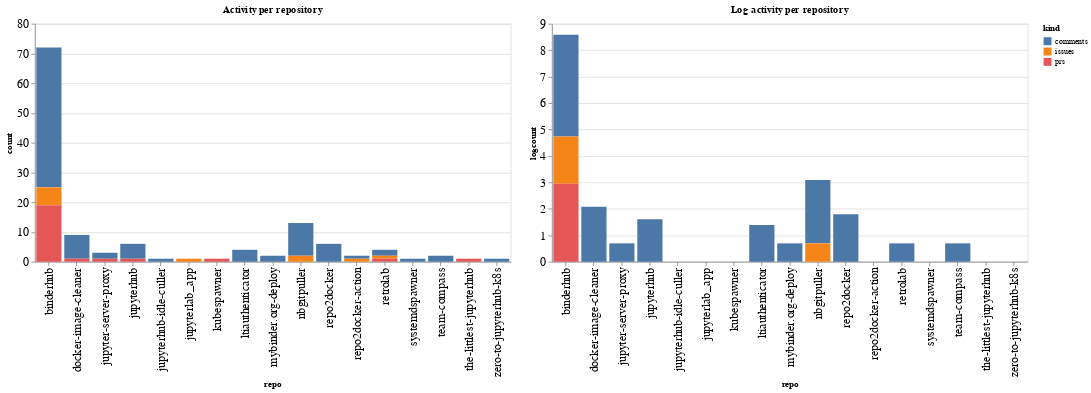

The notebook cell saved with this chart:
### Code cell
ch1 = alt.Chart(repo_summaries, width=600, title="Activity per repository").mark_bar().encode(
    x='repo',
    y='count',
    color='kind',
    tooltip="kind"
)

ch2 = alt.Chart(repo_summaries, width=600, title="Log activity per repository").mark_bar().encode(
    x='repo',
    y='logcount',
    color='kind',
    tooltip="kind"
)

ch1 | ch2

### Figure 1 — Vega-Lite specification as saved in the notebook (floating-point values rounded to 4 significant figures)
{"config": {"axisLeft": {"labelFontSize": 15}, "axisBottom": {"labelFontSize": 15}}, "hconcat": [{"mark": "bar", "encoding": {"color": {"type": "nominal", "field": "kind"}, "tooltip": {"type": "nominal", "field": "kind"}, "x": {"type": "nominal", "field": "repo"}, "y": {"type": "quantitative", "field": "count"}}, "title": "Activity per repository", "width": 600}, {"mark": "bar", "encoding": {"color": {"type": "nominal", "field": "kind"}, "tooltip": {"type": "nominal", "field": "kind"}, "x": {"type": "nominal", "field": "repo"}, "y": {"type": "quantitative", "field": "logcount"}}, "title": "Log activity per repository", "width": 600}], "data": {"name": "data-af5c0762208d46850670bc8bd28fea2a"}, "$schema": "https://vega.github.io/schema/vega-lite/v4.8.1.json", "datasets": {"data-af5c0762208d46850670bc8bd28fea2a": [{"repo": "binderhub", "kind": "comments", "count": 47, "logcount": 3.85}, {"repo": "binderhub", "kind": "issues", "count": 6, "logcount": 1.792}, {"repo": "binderhub", "kind": "prs", "count": 19, "logcount": 2.944}, {"repo": "docker-image-cleaner", "kind": "comments", "count": 8, "logcount": 2.079}, {"repo": "docker-image-cleaner", "kind": "prs", "count": 1, "logcount": 0.0}, {"repo": "jupyter-server-proxy", "kind": "comments", "count": 2, "logcount": 0.6931}, {"repo": "jupyter-server-proxy", "kind": "prs", "count": 1, "logcount": 0.0}, {"repo": "jupyterhub", "kind": "comments", "count": 5, "logcount": 1.609}, {"repo": "jupyterhub", "kind": "prs", "count": 1, "logcount": 0.0}, {"repo": "jupyterhub-idle-culler", "kind": "comments", "count": 1, "logcount": 0.0}, {"repo": "jupyterlab_app", "kind": "issues", "count": 1, "logcount": 0.0}, {"repo": "kubespawner", "kind": "prs", "count": 1, "logcount": 0.0}, {"repo": "ltiauthenticator", "kind": "comments", "count": 4, "logcount": 1.386}, {"repo": "mybinder.org-deploy", "kind": "comments", "count": 2, "logcount": 0.6931}, {"repo": "nbgitpuller", "kind": "comments", "count": 11, "logcount": 2.398}, {"repo": "nbgitpuller", "kind": "issues", "count": 2, "logcount": 0.6931}, {"repo": "repo2docker", "kind": "comments", "count": 6, "logcount": 1.792}, {"repo": "repo2docker-action", "kind": "comments", "count": 1, "logcount": 0.0}, {"repo": "repo2docker-action", "kind": "issues", "count": 1, "logcount": 0.0}, {"repo": "retrolab", "kind": "comments", "count": 2, "logcount": 0.6931}, {"repo": "retrolab", "kind": "issues", "count": 1, "logcount": 0.0}, {"repo": "retrolab", "kind": "prs", "count": 1, "logcount": 0.0}, {"repo": "systemdspawner", "kind": "comments", "count": 1, "logcount": 0.0}, {"repo": "team-compass", "kind": "comments", "count": 2, "logcount": 0.6931}, {"repo": "the-littlest-jupyterhub", "kind": "prs", "count": 1, "logcount": 0.0}, {"repo": "zero-to-jupyterhub-k8s", "kind": "comments", "count": 1, "logcount": 0.0}]}}
